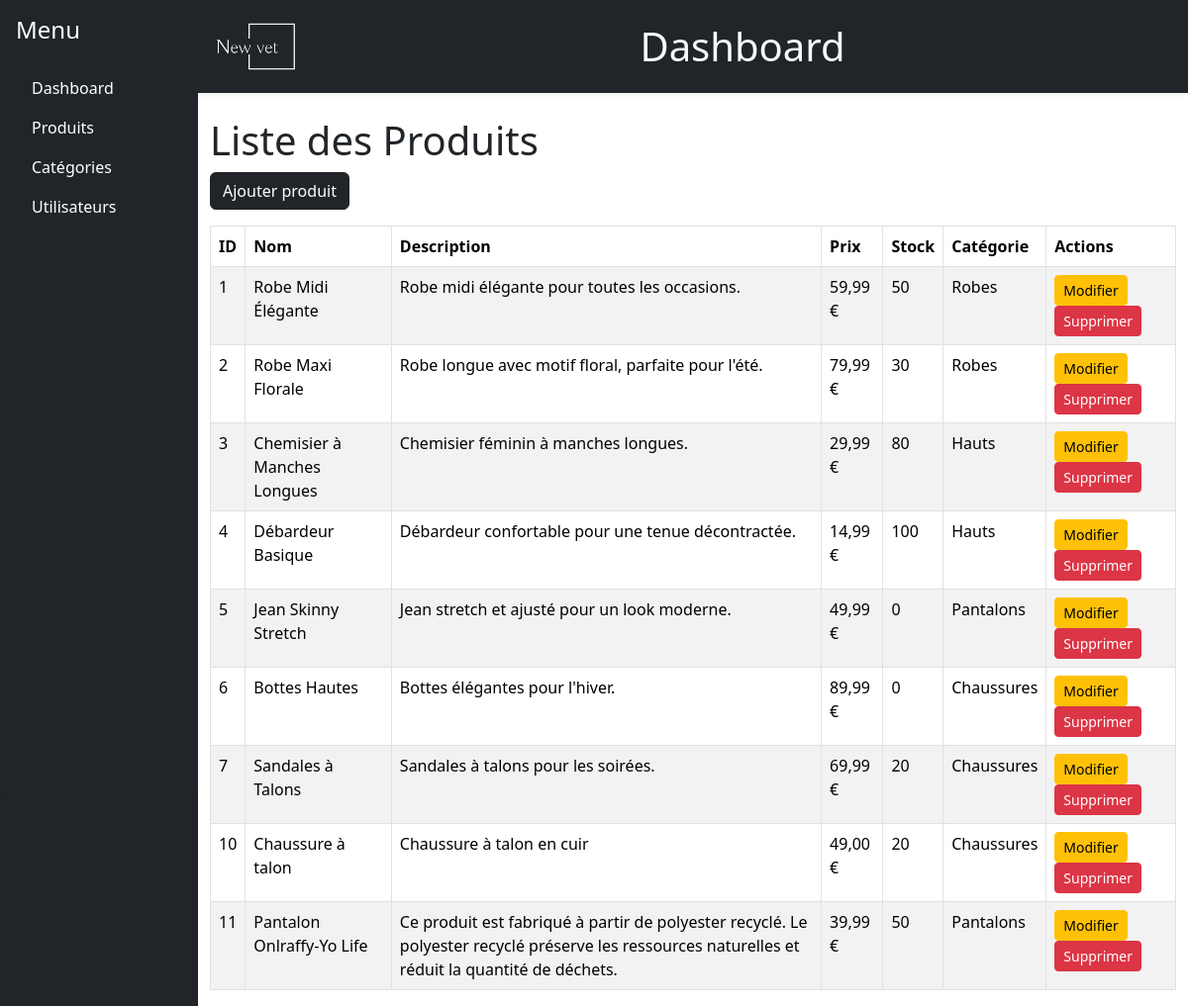
The page /backoffice/products.php on the database as committed earlier.
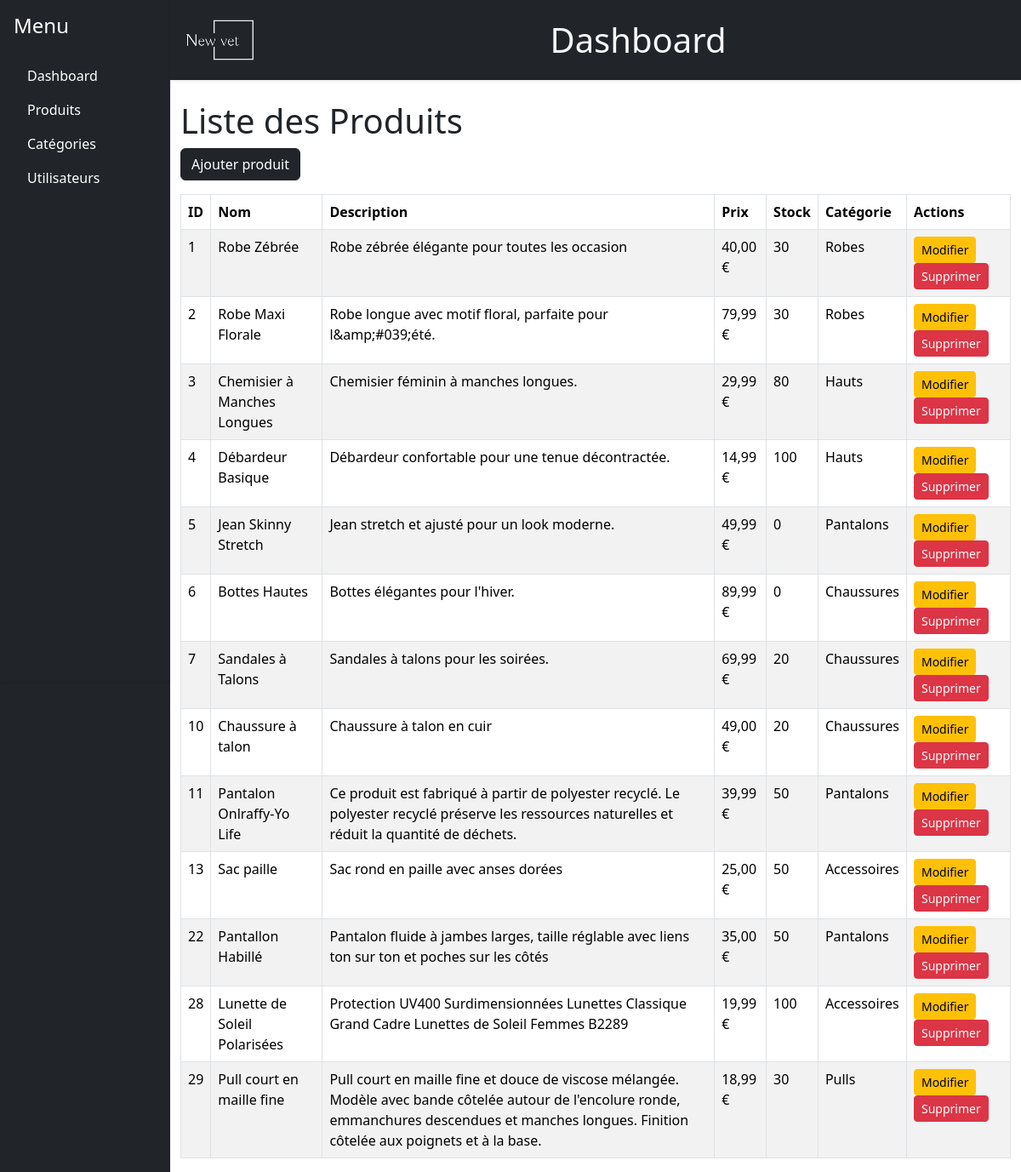
The same page on the database as committed later.
### tables this page shows
CREATE TABLE `produits` (
  `id` int(11) NOT NULL,
  `categorie_id` int(11) DEFAULT NULL,
  `nom` varchar(255) NOT NULL,
  `description` text DEFAULT NULL,
  `prix` decimal(10,2) NOT NULL,
  `stock` int(11) DEFAULT 0,
  `date_ajout` date NOT NULL DEFAULT current_timestamp(),
  `en_priorite` tinyint(1) NOT NULL DEFAULT 0
);

CREATE TABLE `categories` (
  `id` int(11) NOT NULL,
  `nom` varchar(100) NOT NULL,
  `description` varchar(255) NOT NULL
);

### backoffice/products.php (the view, shortened to what this page needs)
<?php
include('../config.php');
$result = $con->query("SELECT p.id, p.nom, p.description, p.prix, p.stock, c.nom as categorie
                        FROM produits p
                        LEFT JOIN categories c ON p.categorie_id = c.id");
?>
<!DOCTYPE html>
<html lang="fr">
<head>
    <link rel="stylesheet" href="https://cdn.jsdelivr.net/npm/bootstrap-icons@1.11.3/font/bootstrap-icons.min.css">
    <link href="https://cdn.jsdelivr.net/npm/bootstrap@5.3.3/dist/css/bootstrap.min.css" rel="stylesheet">
</head>
<body>
    <div class="container-fluid p-0">
        <div class="row g-0">
            <div class="col-md-2 p-0 bg-dark text-white">
                <?php include 'navbar.php'; ?>
            </div>
            <div class="col-md-10 p-0">
                <?php include 'header.php'; ?>
                <div class="container-fluid mt-4">
                    <h1>Liste des Produits</h1>
                    <a class="btn btn-dark mb-3" href="addproduct.php">Ajouter produit</a>
                    <div class="table-responsive">
                        <table class="table table-striped table-bordered">
                            <thead class="bg-dark text-light">
                                <tr>
                                    <th>ID</th>
                                    <th>Nom</th>
                                    <th>Description</th>
                                    <th>Prix</th>
                                    <th>Stock</th>
                                    <th>Catégorie</th>
                                    <th>Actions</th>
                                </tr>
                            </thead>
                            <tbody>
                                <?php while($row = $result->fetch_assoc()): ?>
                                <tr>
                                    <td><?php echo $row['id']; ?></td>
                                    <td><?php echo $row['nom']; ?></td>
                                    <td><?php echo $row['description']; ?></td>
                                    <td><?php echo number_format($row['prix'], 2, ',', ' '); ?> €</td>
                                    <td><?php echo $row['stock']; ?></td>
                                    <td><?php echo $row['categorie']; ?></td>
                                    <td>
                                        <a class="btn btn-warning btn-sm" href="product.php?id=<?php echo $row['id']; ?>">Modifier</a>
                                        <a class="btn btn-danger btn-sm" href="delete_product.php?id=<?php echo $row['id']; ?>" onclick="return confirm('Êtes-vous sûr de vouloir supprimer ce produit ?');">Supprimer</a>
                                    </td>
                                </tr>
                                <?php endwhile; ?>
                            </tbody>
                        </table>
                    </div>
                </div>
            </div>
        </div>
    </div>
</body>
</html>

### backoffice/navbar.php (shortened to what this page needs)
<aside class="bg-dark text-white vh-100 d-flex flex-column p-3 shadow-sm">
    <h4 class="mb-4">Menu</h4>
    <ul class="nav flex-column">
        <li class="nav-item">
            <a class="nav-link text-white active" href="dashboard.php">
                Dashboard
            </a>
        </li>
        <li class="nav-item">
            <a class="nav-link text-white" href="products.php">
                Produits
            </a>
        </li>
        <li class="nav-item">
            <a class="nav-link text-white" href="categories.php">
                Catégories
            </a>
        </li>
        <li class="nav-item">
            <a class="nav-link text-white" href="users.php">
                Utilisateurs
            </a>
        </li>
    </ul>
</aside>

### backoffice/header.php (shortened to what this page needs)
<header class="bg-dark py-3 text-light shadow-sm">
    <div class="container-fluid px-0">
        <div class="d-flex align-items-center">
            <img src="../assets/img/logo-white.png" alt="New Vet" class="img-fluid" style="max-width: 100px; height: auto;">
            <div class="mx-auto text-center flex-grow-1">
                <h1 class="mb-0">Dashboard</h1>
            </div>
        </div>
    </div>
</header>

Rows that differ between the two databases and show on the page:
changed produits id 1: nom "Robe Midi Élégante" → "Robe Zébrée"; description "Robe midi élégante pour toutes les occasions." → "Robe zébrée élégante pour toutes les occasion"; prix "59,99" → "40,00"; stock "50" → "30"
changed produits "Robe Maxi Florale": description "Robe longue avec motif floral, parfaite pour l'été." → "Robe longue avec motif floral, parfaite pour l&amp;#039;été."
added produits: id "13", nom "Sac paille", description "Sac rond en paille avec anses dorées", prix "25,00", stock "50", categorie.nom "Accessoires"
added produits: id "22", nom "Pantallon Habillé", description "Pantalon fluide à jambes larges, taille réglable avec liens ton sur ton et poches sur les côtés", prix "35,00", stock "50", categorie.nom "Pantalons"
added produits: id "28", nom "Lunette de Soleil Polarisées", description "Protection UV400 Surdimensionnées Lunettes Classique Grand Cadre Lunettes de Soleil Femmes B2289", prix "19,99", stock "100", categorie.nom "Accessoires"
added produits: id "29", nom "Pull court en maille fine", description "Pull court en maille fine et douce de viscose mélangée. Modèle avec bande côtelée autour de l'encolure ronde, emmanchures descendues et manches longues. Finition côtelée aux poignets et à la base.", prix "18,99", stock "30", categorie.nom "Pulls"
